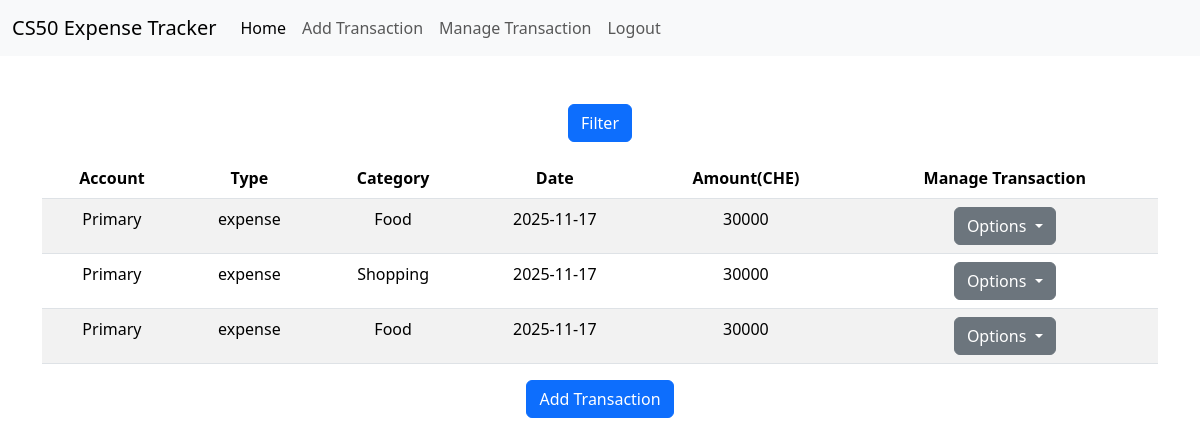
The page /manage_transactions (signed in) on the database as committed earlier.
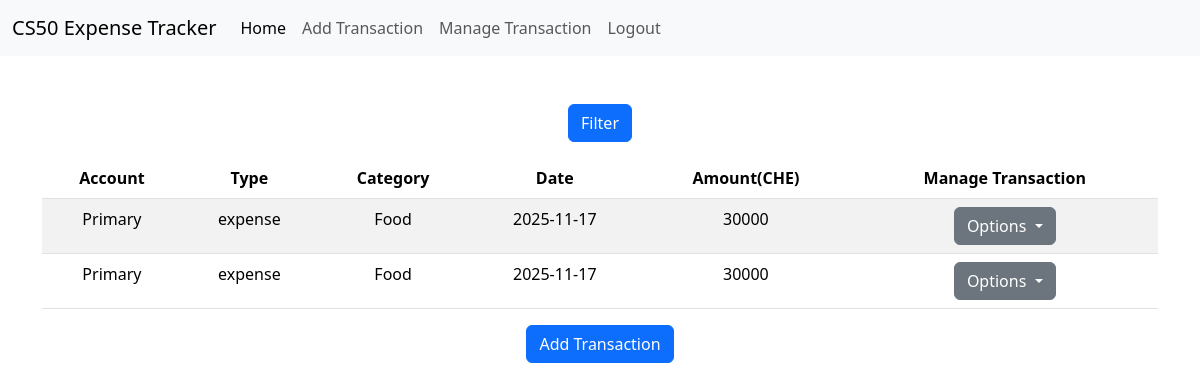
The same page on the database as committed later.
### tables this page shows
CREATE TABLE accounts (
    id INTEGER PRIMARY KEY AUTOINCREMENT NOT NULL, 
    user_id INTEGER NOT NULL,
    account_name TEXT NOT NULL,
    balance_cents INTEGER NOT NULL DEFAULT 0,
    UNIQUE (user_id, account_name),
    FOREIGN KEY (user_id) REFERENCES users(id) ON DELETE CASCADE
);

CREATE TABLE "transactions" (
    id INTEGER PRIMARY KEY AUTOINCREMENT NOT NULL,
    created_by_user_id INTEGER,
    account_id INTEGER NOT NULL,
    trans_type TEXT NOT NULL CHECK (trans_type IN ('income','expense','transfer_in', 'transfer_out')),
    category TEXT NOT NULL,
    amount_cents INTEGER NOT NULL CHECK (amount_cents > 0),
    trans_date TEXT NOT NULL DEFAULT CURRENT_DATE,
    date_created TEXT NOT NULL DEFAULT (strftime('%Y-%m-%dT%H:%M:%fZ','now')),
    FOREIGN KEY (created_by_user_id) REFERENCES users(id) ON DELETE SET NULL,
    FOREIGN KEY (account_id) REFERENCES accounts(id) ON DELETE CASCADE
);

### app.py (the view, shortened to what this page needs)
@app.route("/manage_transactions", methods = ["GET", "POST"])
def manage_transactions():
    if (request.method == "GET"):
        current_date = date.today()
        start = current_date + relativedelta(day=1)
        end = current_date + relativedelta(day=31)
        trasactions = getTransDate(start, end)
        con = conDbDict()
        cur = con.cursor()
        user = getUser()
        accounts = cur.execute("SELECT account_name, balance_cents, id FROM accounts WHERE user_id = ?", (user["id"],)).fetchall()
        categories = cur.execute("SELECT name FROM categories WHERE user_id = ?", (user["id"],)).fetchall()
        return render_template("manage_transactions.html", accounts=accounts, categories=categories, transactions=trasactions, types=TYPES)

### app.py (called while the page is built)
@app.after_request
def after_request(response):
    response.headers["Cache-Control"] = "no-cache, no-store, must-revalidate"
    response.headers["Expires"] = 0
    response.headers["Pragma"] = "no-cache"
    return response

### helpers.py (called while the page is built)
def conDbDict(db = "final.db"):
        con = sqlite3.connect(db)
        con.row_factory = sqlite3.Row
        return con

def getUser():
    con = conDbDict()
    cur = con.cursor()
    user = cur.execute("SELECT id, username FROM users WHERE id = ?", (session["user_id"],)).fetchone()
    con.close()
    return user

def getTransDate(start, end):
     user = getUser()
     con = conDbDict()
     cur = con.cursor()
     transactions = cur.execute("SELECT account_id, amount_cents, category, id, trans_date, trans_type FROM transactions where created_by_user_id = ? AND trans_date BETWEEN ? and ? ORDER BY trans_date", (user["id"], start, end,)).fetchall()
     return transactions

### templates/manage_transactions.html (shortened to what this page needs)
{% extends "layout.html" %}
{% block main %}
<p class="d-inline-flex gap-1">
  <button class="btn btn-primary" type="button" data-bs-toggle="collapse" data-bs-target="#multiCollapseExample1" aria-expanded="false" aria-controls="multiCollapseExample1">
    Filter
  </button>
</p>
    <table class="table table-striped">
        <thead>
            <tr>
                <th>Account</th>
                <th>Type</th>
                <th>Category</th>
                <th>Date</th>
                <th>Amount(CHE)</th>
                <th>Manage Transaction</th>
            </tr>
        </thead>
        <tbody>
            {% for trans in transactions %}
            <tr>
                <td>
                    {% for account in accounts %}
                        {% if account.id == trans.account_id %}
                            {{ account.account_name}}
                        {% endif %}
                    {% endfor %}
                </td>
                <td>
                    {{ trans.trans_type }}
                </td>
                <td>
                    {{ trans.category }}
                </td>
                <td>
                    {{ trans.trans_date }}
                </td>
                <td>
                    <span id="view-amt-{{ trans.id }}">{{ trans.amount_cents }}</span>
                </td>
                <td>
                    <div class="dropdown">
                        <button class="btn btn-secondary dropdown-toggle" type="button" data-bs-toggle="dropdown" aria-expanded="false">
                            Options
                        </button>
                    </div>
                </td>
            </tr>
            {% endfor %}
        </tbody>
    </table>
<p class="d-inline-flex gap-1">
  <button class="btn btn-primary" type="button" data-bs-toggle="collapse" data-bs-target="#multiCollapseExample2" aria-expanded="false" aria-controls="multiCollapseExample2">
    Add Transaction
  </button>
</p>
{% endblock %}

### templates/layout.html (shortened to what this page needs)
<!doctype html>
<html lang="en">
  <head>
    <link href="https://cdn.jsdelivr.net/npm/bootstrap@5.3.8/dist/css/bootstrap.min.css" rel="stylesheet">
  </head>
  <body>
    <nav class="navbar navbar-expand-lg bg-body-tertiary">
        <div class="container-fluid">
            <a class="navbar-brand" href="/">CS50 Expense Tracker</a>
            <div class="collapse navbar-collapse" id="navbarNav">
              {% if session["user_id"] %}
                <ul class="navbar-nav">
                    <li class="nav-item">
                      <a class="nav-link active" aria-current="page" href="/">Home</a>
                    </li>
                    <li class="nav-item">
                    <a class="nav-link" href="/add_transaction">Add Transaction</a>
                    </li>
                    <li class="nav-item">
                    <a class="nav-link" href="/manage_transactions">Manage Transaction</a>
                    </li>
                </ul>
                <ul class="navbar-nav">
                  <li class="nav-item">
                      <a class="nav-link" href="/logout">Logout</a>
                    </li>
                </ul>
              {% endif %}
            </div>
        </div>
    </nav>
    <main class="container py-5 text-center">
      {% block main %}{% endblock %}
    </main>
  </body>
</html>

Rows that differ between the two databases and show on the page:
removed transactions: accounts (account_name "Primary")
